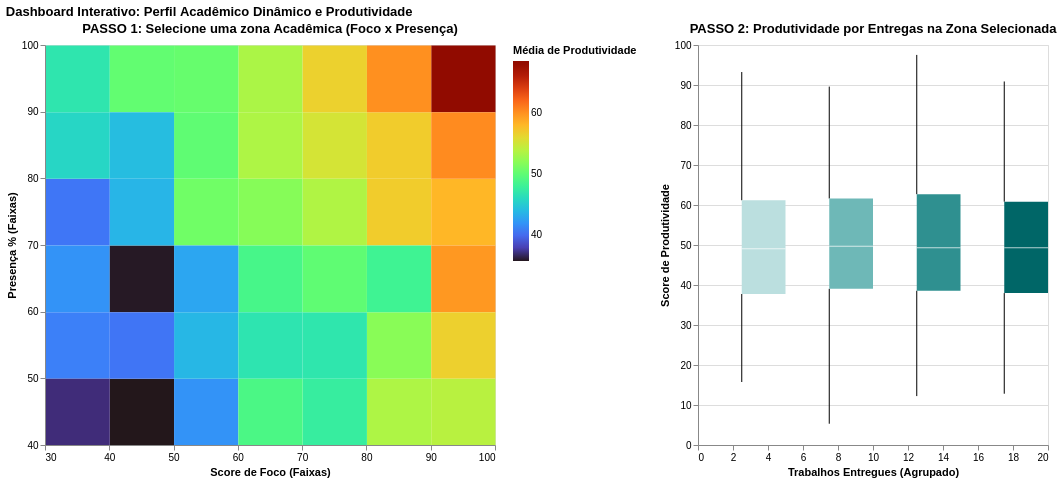

The notebook cell saved with this chart:
### Markdown cell above
# 2.6 Impacto do Desempenho Acadêmico

### Code cell
import altair as alt

# =====================================================================
# DEFINIÇÃO DAS INTERAÇÕES (BRUSH)
# =====================================================================

# Cria uma seleção intervalar (brush) que funciona nos dois gráficos
# Isso permite que a seleção em um gráfico filtre o outro automaticamente.
brush = alt.selection_interval()

# =====================================================================
# CONSTRUÇÃO DO NOVO PAINEL (Perfil Acadêmico vs Produtividade)
# =====================================================================

# --- GRÁFICO A: O NOVO MAPA DE PERFIL (Foco vs Presença) ---
# Usamos o 'mark_rect' para criar um heatmap binned, que resolve o 
# problema de ruído dos pontos, mostrando 'zonas' de densidade.
heatmap_perfil = alt.Chart(df_amostra).mark_rect().encode(
    # EIXOS ACADÊMICOS RELEVANTES: Foco e Presença
    x=alt.X('focus_score:Q', bin=alt.Bin(maxbins=10), title='Score de Foco (Faixas)'),
    y=alt.Y('attendance_percentage:Q', bin=alt.Bin(maxbins=10), title='Presença % (Faixas)'),
    # A COR É O NOSSO TARGET: Produtividade
    color=alt.Color('mean(productivity_score):Q', 
                    scale=alt.Scale(scheme='turbo'), # Paleta viva para destacar diferenças
                    title='Média de Produtividade'),
    # Adicionamos Tooltips detalhados
    tooltip=[
        alt.Tooltip('mean(focus_score):Q', title='Foco Médio (Região)', format='.1f'),
        alt.Tooltip('mean(attendance_percentage):Q', title='Presença Média (Região)', format='.1f'),
        alt.Tooltip('mean(productivity_score):Q', title='Produtividade Média', format='.1f'),
        alt.Tooltip('count()', title='Qtd. Alunos na Região')
    ]
).add_params(
    brush # Adiciona a interação de seleção
).properties(
    width=450,
    height=400,
    title='PASSO 1: Selecione uma zona Acadêmica (Foco x Presença)'
)


# --- GRÁFICO B: BOXPLOT DE ENTREGAS DINÂMICO ---
# Mostra a distribuição da produtividade baseada nos trabalhos entregues.
boxplot_entregas = alt.Chart(df_amostra).mark_boxplot(extent='min-max', size=30).encode(
    # Agrupamos as entregas para limpar o visual
    x=alt.X('assignments_completed:Q', bin=alt.Bin(maxbins=4), title='Trabalhos Entregues (Agrupado)'),
    # TARGET NO EIXO Y
    y=alt.Y('productivity_score:Q', title='Score de Produtividade', scale=alt.Scale(zero=False)),
    color=alt.Color('assignments_completed:Q', bin=alt.Bin(maxbins=4), legend=None, scale=alt.Scale(scheme='teals'))
).transform_filter(
    brush # MÁGICA: Este gráfico só mostra os dados selecionados no gráfico A!
).properties(
    width=350,
    height=400,
    title='PASSO 2: Produtividade por Entregas na Zona Selecionada'
)

# =====================================================================
# RENDERIZAÇÃO FINAL (Lado a Lado)
# =====================================================================
# Juntamos os gráficos com o operador '|'
painel_academico_fix = (heatmap_perfil | boxplot_entregas).resolve_scale(
    color='independent' # Permite que os gráficos tenham legendas de cor diferentes
).properties(
    title='Dashboard Interativo: Perfil Acadêmico Dinâmico e Produtividade'
)

painel_academico_fix

### Figure 1 — Vega-Lite specification as saved in the notebook (floating-point values rounded to 4 significant figures; data arrays with more than 128 entries replaced by an {"elided": "..."} marker saying what was removed)
{"config": {"view": {"continuousWidth": 300, "continuousHeight": 300}}, "hconcat": [{"mark": {"type": "rect"}, "encoding": {"color": {"aggregate": "mean", "field": "productivity_score", "scale": {"scheme": "turbo"}, "title": "Média de Produtividade", "type": "quantitative"}, "tooltip": [{"aggregate": "mean", "field": "focus_score", "format": ".1f", "title": "Foco Médio (Região)", "type": "quantitative"}, {"aggregate": "mean", "field": "attendance_percentage", "format": ".1f", "title": "Presença Média (Região)", "type": "quantitative"}, {"aggregate": "mean", "field": "productivity_score", "format": ".1f", "title": "Produtividade Média", "type": "quantitative"}, {"aggregate": "count", "title": "Qtd. Alunos na Região", "type": "quantitative"}], "x": {"bin": {"maxbins": 10}, "field": "focus_score", "title": "Score de Foco (Faixas)", "type": "quantitative"}, "y": {"bin": {"maxbins": 10}, "field": "attendance_percentage", "title": "Presença % (Faixas)", "type": "quantitative"}}, "height": 400, "name": "view_8741dd7a3cde9146_0", "title": "PASSO 1: Selecione uma zona Acadêmica (Foco x Presença)", "width": 450}, {"mark": {"type": "boxplot", "extent": "min-max", "size": 30}, "encoding": {"color": {"bin": {"maxbins": 4}, "field": "assignments_completed", "legend": null, "scale": {"scheme": "teals"}, "type": "quantitative"}, "x": {"bin": {"maxbins": 4}, "field": "assignments_completed", "title": "Trabalhos Entregues (Agrupado)", "type": "quantitative"}, "y": {"field": "productivity_score", "scale": {"zero": false}, "title": "Score de Produtividade", "type": "quantitative"}}, "height": 400, "title": "PASSO 2: Produtividade por Entregas na Zona Selecionada", "transform": [{"filter": {"param": "param_54dd647193d9b3b3"}}], "width": 350}], "data": {"name": "data-5e5b733bd8cbf702b79fde5aff663028"}, "params": [{"name": "param_54dd647193d9b3b3", "select": {"type": "interval"}, "views": ["view_8741dd7a3cde9146_0"]}], "resolve": {"scale": {"color": "independent"}}, "title": "Dashboard Interativo: Perfil Acadêmico Dinâmico e Produtividade", "$schema": "https://vega.github.io/schema/vega-lite/v6.1.0.json", "datasets": {"data-5e5b733bd8cbf702b79fde5aff663028": {"elided": "1000 records"}}}
